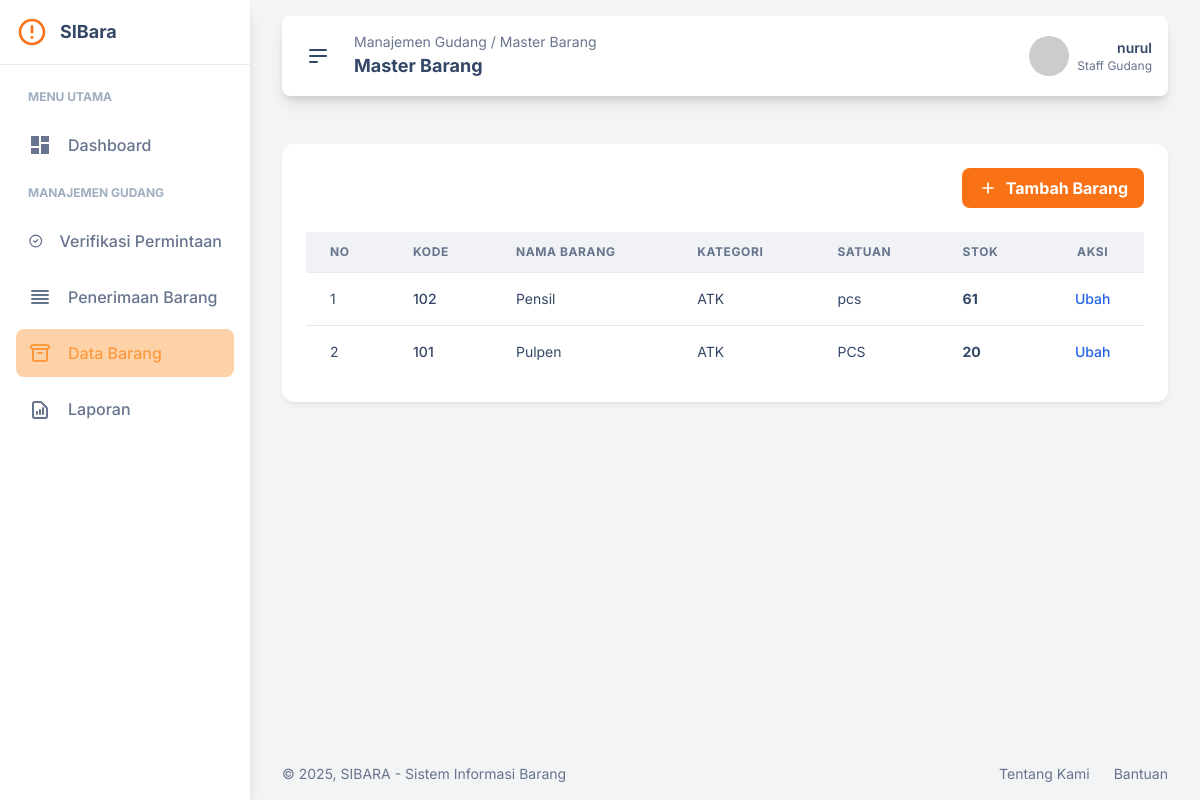
/barang/barang-lihat.php (signed in), run on the app's committed database.
### tables this page shows
CREATE TABLE `barang` (
  `kode_barang` varchar(20) NOT NULL,
  `nama_barang` varchar(150) NOT NULL,
  `kategori` varchar(50) DEFAULT NULL,
  `satuan` varchar(20) DEFAULT NULL,
  `jumlah_stok` int(11) DEFAULT 0
);

### barang/barang-lihat.php (the view, shortened to what this page needs)
<?php
include '../koneksi.php';
$query = "SELECT * FROM barang ORDER BY nama_barang ASC";
$hasil = mysqli_query($koneksi, $query);
require_once '../templates/header.php';
?>
<main class="flex-1 p-4 lg:p-8">
    <div class="stat-card p-6 rounded-xl soft-shadow">
        <div class="flex justify-end mb-6">
            <a href="barang-tambah.php" class="bg-orange-500 hover:bg-orange-600 text-white font-bold py-2 px-4 rounded-lg flex items-center gap-2 transition-colors duration-200">
                <svg class="w-5 h-5" fill="none" stroke="currentColor" viewBox="0 0 24 24"><path stroke-linecap="round" stroke-linejoin="round" stroke-width="2" d="M12 6v6m0 0v6m0-6h6m-6 0H6"></path></svg>
                <span>Tambah Barang</span>
            </a>
        </div>
        <div class="overflow-x-auto">
            <table class="min-w-full divide-y" style="border-color: var(--border-color);">
                <thead style="background-color: var(--bg-main);">
                    <tr>
                        <th scope="col" class="px-6 py-3 text-left text-xs font-bold uppercase tracking-wider" style="color: var(--text-secondary);">No</th>
                        <th scope="col" class="px-6 py-3 text-left text-xs font-bold uppercase tracking-wider" style="color: var(--text-secondary);">Kode</th>
                        <th scope="col" class="px-6 py-3 text-left text-xs font-bold uppercase tracking-wider" style="color: var(--text-secondary);">Nama Barang</th>
                        <th scope="col" class="px-6 py-3 text-left text-xs font-bold uppercase tracking-wider" style="color: var(--text-secondary);">Kategori</th>
                        <th scope="col" class="px-6 py-3 text-left text-xs font-bold uppercase tracking-wider" style="color: var(--text-secondary);">Satuan</th>
                        <th scope="col" class="px-6 py-3 text-left text-xs font-bold uppercase tracking-wider" style="color: var(--text-secondary);">Stok</th>
                        <th scope="col" class="px-6 py-3 text-center text-xs font-bold uppercase tracking-wider" style="color: var(--text-secondary);">Aksi</th>
                    </tr>
                </thead>
                <tbody class="divide-y" style="background-color: var(--bg-card); border-color: var(--border-color);">
                    <?php if(mysqli_num_rows($hasil) > 0): ?>
                        <?php $no = 1; ?>
                        <?php while($data = mysqli_fetch_assoc($hasil)): ?>
                        <tr class="theme-aware-hover">
                            <td class="px-6 py-4 whitespace-nowrap text-sm"><?php echo $no++; ?></td>
                            <td class="px-6 py-4 whitespace-nowrap text-sm font-medium"><?php echo htmlspecialchars($data['kode_barang']); ?></td>
                            <td class="px-6 py-4 whitespace-nowrap text-sm"><?php echo htmlspecialchars($data['nama_barang']); ?></td>
                            <td class="px-6 py-4 whitespace-nowrap text-sm"><?php echo htmlspecialchars($data['kategori']); ?></td>
                            <td class="px-6 py-4 whitespace-nowrap text-sm"><?php echo htmlspecialchars($data['satuan']); ?></td>
                            <td class="px-6 py-4 whitespace-nowrap text-sm font-bold"><?php echo htmlspecialchars($data['jumlah_stok']); ?></td>
                            <td class="px-6 py-4 whitespace-nowrap text-center text-sm font-medium">
                                <a href="barang-ubah.php?kode=<?php echo $data['kode_barang']; ?>" class="text-blue-600 hover:text-blue-900">Ubah</a>
                            </td>
                        </tr>
                        <?php endwhile; ?>
                    <?php else: ?>
                        <tr>
                            <td colspan="7" class="px-6 py-4 text-center text-sm" style="color: var(--text-muted);">Tidak ada data barang ditemukan.</td>
                        </tr>
                    <?php endif; ?>
                </tbody>
            </table>
        </div>
    </div>
</main>
<?php
require_once '../templates/footer.php';
?>

### assets/css/index.css (style rules this page uses)
:root { --bg-main: #f0f2f5; --bg-sidebar: #ffffff; --bg-card: #ffffff; --bg-hover: #f0f2f5; --text-primary: #344767; --text-secondary: #67748e; --text-muted: #a0aec0; --border-color: #e9ecef; --shadow-color: rgba(0, 0, 0, 0.05); --shadow-lg-color: rgba(0, 0, 0, 0.1); --accent-orange: #fd9a3f; --accent-orange-light: #fed2a9; --success-color: #82d616; --sidebar-width-expanded: 250px; --sidebar-width-collapsed: 80px; }
body { font-family: 'Inter', sans-serif; background-color: var(--bg-main); color: var(--text-primary); transition: background-color 0.3s ease, color 0.3s ease; }
.soft-shadow { box-shadow: 0 4px 6px -1px var(--shadow-color), 0 2px 4px -2px var(--shadow-color); }
.stat-card { background-color: var(--bg-card); }

### data on the page
barang: kode_barang "102", nama_barang "Pensil", kategori "ATK", satuan "pcs", jumlah_stok "61"
barang: kode_barang "101", nama_barang "Pulpen", kategori "ATK", satuan "PCS", jumlah_stok "20"

### other printed values
$breadcrumbs "Manajemen Gudang / Master Barang"
$page_title "Master Barang"
$username "nurul"
str_replace('-', ' ', $peran) "Staff Gudang"
